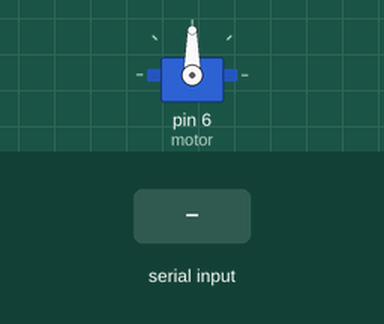
This sketch was run on a simulated Arduino Uno, built with avr-gcc and run on an emulated ATmega328P. Parts: servo. Inputs (shaded band) come from the test bench.

Above: at 1.2 s.
1.3 s: "30,150\n" received over the second serial link
At 2.5 s:
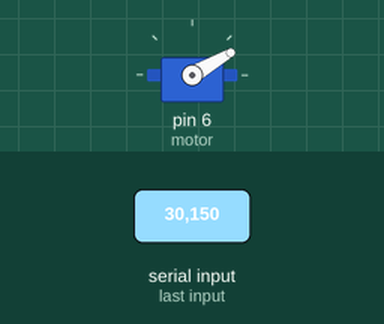
2.8 s: "5\n" received over the second serial link
At 3.8 s:
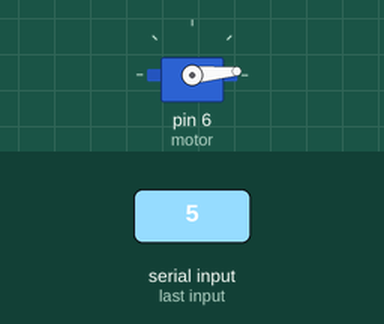
4.3 s: "200\n" received over the second serial link
At 4.9 s:
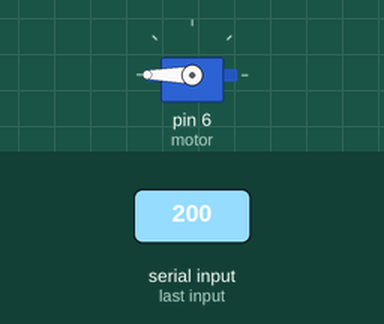
5.8 s: "90,45\n" received over the second serial link
At 7.2 s:
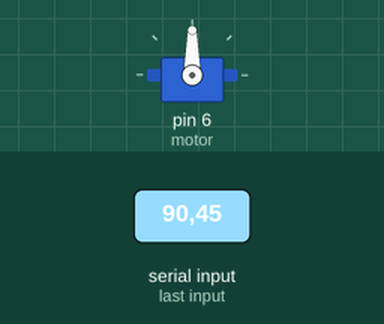
Timing chart, 0 to 8.3 s (numbered marks = the images above; inputs shaded):
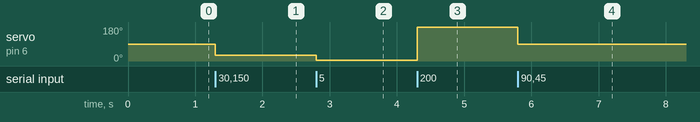

The sketch:

Servo.ino
```cpp
#include <SoftwareSerial.h>
#include <Servo.h>
Servo motor;
SoftwareSerial BT(10, 11);
String entrada = "";
void setup() {
  // put your setup code here, to run once:
  BT.begin(9600);
  motor.attach(6);
}

void loop() {
  // put your main code here, to run repeatedly:
  if (BT.available()) {
    char data = BT.read();
    if (data != '\n') {
      entrada += data;
    } else {
      int angulo = entrada.toInt();
      angulo = constrain(angulo, 0, 180);
      motor.write(angulo);
      entrada = "";
    }

  }
}
```

Measured:
- after the input at 1.3 s, servo on pin 6 (motor): 90° → 30° at once
- after the input at 2.8 s, servo on pin 6 (motor): 30° → 5° at once
- after the input at 4.3 s, servo on pin 6 (motor): 5° → 180° at once
- after the input at 5.8 s, servo on pin 6 (motor): 180° → 90° at once
